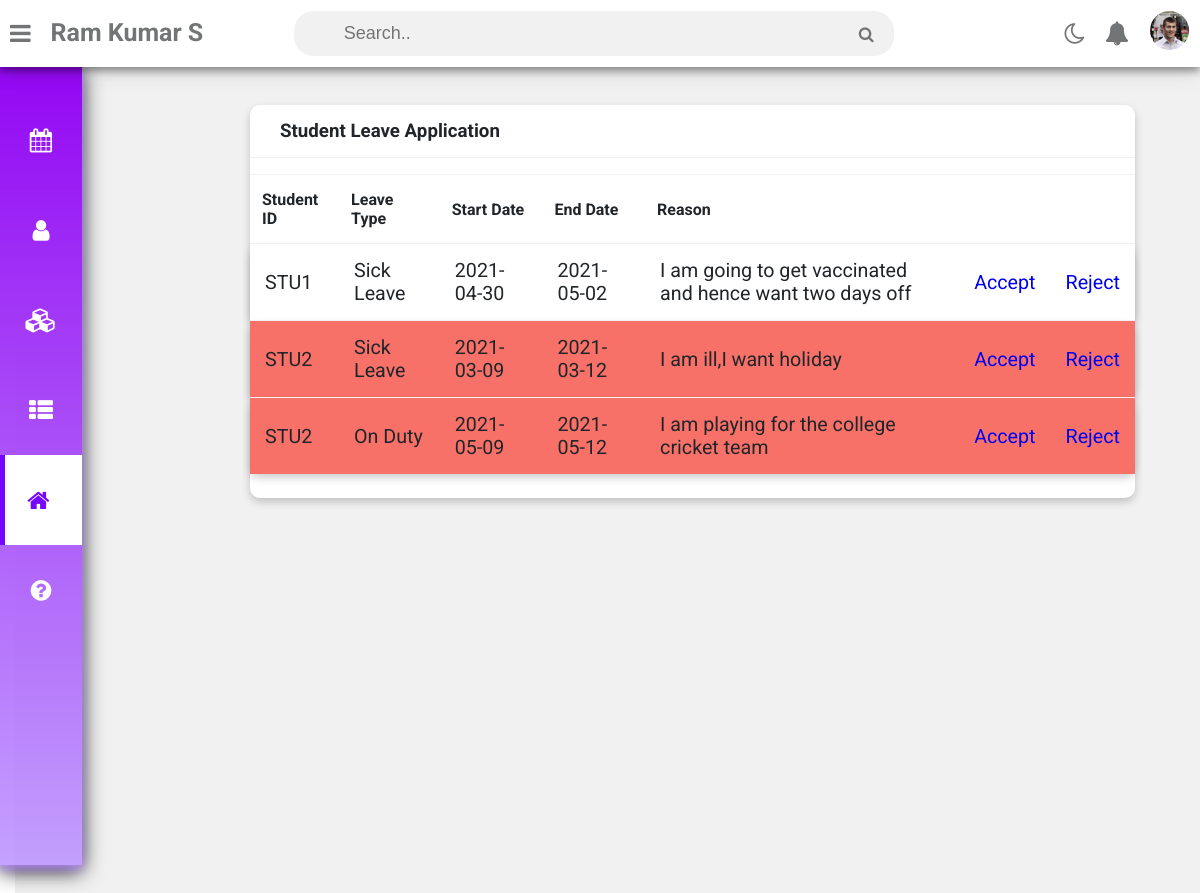
The page /gatepass_hfac.php (signed in) on the database its author committed.
### tables this page shows
CREATE TABLE `faculty` (
  `Fac_ID` varchar(10) NOT NULL,
  `Name` varchar(50) NOT NULL,
  `email_id` varchar(35) NOT NULL,
  `qualification` varchar(20) NOT NULL,
  `position` varchar(20) NOT NULL,
  `interest` varchar(100) NOT NULL,
  `address` varchar(100) NOT NULL,
  `dept` varchar(50) NOT NULL,
  `mobile` varchar(10) NOT NULL,
  `image_path` varchar(1024) DEFAULT 'https://www.pinclipart.com/picdir/middle/128-1286122_business-person-icon-clipart.png',
  `wallet` int(5) DEFAULT NULL
);

CREATE TABLE `gatepass` (
  `student_id` varchar(10) NOT NULL,
  `start_date` date NOT NULL,
  `end_date` date NOT NULL,
  `type` varchar(25) NOT NULL,
  `reason` varchar(1000) NOT NULL,
  `status` varchar(20) NOT NULL,
  `Fac_ID` varchar(10) NOT NULL
);

### gatepass_hfac.php (the view, shortened to what this page needs)
<?php
  include('db.php');
?>
<!DOCTYPE html>
<html>
<head>
 	<link rel="stylesheet" href="https://cdnjs.cloudflare.com/ajax/libs/font-awesome/4.7.0/css/font-awesome.min.css">
	<link rel="stylesheet" type="text/css" href="https://cdnjs.cloudflare.com/ajax/libs/Chart.js/2.9.3/Chart.min.css">
	<link rel="stylesheet" href="https://maxcdn.bootstrapcdn.com/font-awesome/4.5.0/css/font-awesome.min.css">
	<link rel="stylesheet" type="text/css" href="head_faculty.css">
</head>
<body class="overlay-scrollbar">
	<div class="navbar">
		<ul class="navbar-nav">
			<li class="nav-item">
				<a class="nav-link">
					<i class="fa fa-bars" onclick="collapseSidebar()"></i>
				</a>
			</li>
			<li class="nav-item faculty">
				<b><?php
				$username=$_SESSION['userid'];
				$sql = "select * from faculty, login where (login.Fac_ID='$username' || login.mobile='$username') && login.Fac_ID=faculty.Fac_ID ";
				$result=mysqli_query($con,$sql);
		        $row=mysqli_fetch_assoc($result);
				echo $row['Name'];
				?></b>
			</li>
		</ul>
		<form class="navbar-search">
			<input type="text" name="Search" class="navbar-search-input" placeholder="Search..">
			<i class="fa fa-search"></i>
		</form>
		<ul class="navbar-nav nav-right">
			<li class="nav-item mode">
				<a class="nav-link" href="#" onclick="switchTheme()">
					<i class="fa fa-moon-o dark"></i>
				</a>
			</li>
			<li class="nav-item">
				<a class="nav-link">
      				<i class="fa fa-bell" aria-hidden="true"></i>
   				 </a>
   			</li>
			<li class="nav-item avt-wrapper">
				<div class="avt dropdown">
          <img src="<?php echo $row['image_path'] ?>" alt="User image" class="dropdown-toggle" data-toggle="user-menu">
				</div>
			</li>
		</ul>
	</div>
  <div class="sidebar">
		<ul class="sidebar-nav">
			<li class="sidebar-nav-item">
				<a href="htimetable.php" class="sidebar-nav-link">
					<div>
						<i class="fa fa-calendar"></i>
					</div>
				</a>
			</li>
			<li class="sidebar-nav-item">
				<a href="hprofile.php" class="sidebar-nav-link">
					<div>
						<i class="fa fa-user"></i>
					</div>
				</a>
			</li>
			<li  class="sidebar-nav-item">
				<a href="courses_main.php" class="sidebar-nav-link">
					<div>
						<i class="fa fa-cubes"></i>
					</div>
				</a>
			</li>
			<li  class="sidebar-nav-item">
				<a href="head_faculty.php" class="sidebar-nav-link">
					<div>
						<i class="fa fa-th-list"></i>
					</div>
				</a>
			</li>
			<li  class="sidebar-nav-item">
				<a href="gatepass_hfac.php" class="sidebar-nav-link active">
					<div>
						<i class="fa fa-home"></i>
					</div>
				</a>
			</li>
			<li  class="sidebar-nav-item">
				<a href="#" class="sidebar-nav-link">
					<div>
						<i class="fa fa-question-circle"></i>
					</div>
				</a>
			</li>
		</ul>
	</div>
	<div class="wrapper">
		<div class="row">
			<div class="col-12 col-m-12 col-sm-12">
				<div class="card">
					<div class="card-header">
						<h3>
							Student Leave Application
						</h3>
					</div>
	<?php
							$query = "SELECT * FROM gatepass where status='forwarded' OR status='emergency'";
							$query_run = mysqli_query($con,$query);
	?>
	<section class="component-section" id="employee">
        <table class="table pmd-table table-hover pmd-table-card">
                <thead class="thead-light">
                    <tr>
                        <th>Student ID</th>
                        <th>Leave Type</th>
                        <th>Start Date</th>
                        <th>End Date</th>
                        <th>Reason</th>
                        <th></th>
                        <th></th>
                    </tr>
                </thead>
                	<?php
                	if($query_run)
								{
									foreach($query_run as $row)
									{
										if($row['status'] == 'emergency'){
					?>
					<tbody>
                    <tr class="card1 emergency">
                        <td data-title="Employee"><?php echo $row['student_id']; ?></td>
                        <td data-title="Leave Type"><?php echo $row['type']; ?></td>
                        <td data-title="Start Date"><?php echo $row['start_date']; ?></td>
                        <td data-title="End Date"><?php echo $row['end_date']; ?></td>
                        <td data-title="Reason"><?php echo $row['reason']; ?></td>
                        <td>
                        	<a href="accept_st.php?start_date=<?php echo $row['start_date'];?>&student_id=<?php echo $row['student_id']; ?>">Accept</a>
                        </td>
                        <td>
                            <a href="reject_st.php?start_date=<?php echo $row['start_date'];?>&student_id=<?php echo $row['student_id']; ?>">Reject</a>
                        </td>
                    </tr >
                </tbody>
                <?php
									}
									else{
							?>
							<tbody>
                    <tr class="card1">
                        <td data-title="Employee"><?php echo $row['student_id']; ?></td>
                        <td data-title="Leave Type"><?php echo $row['type']; ?></td>
                        <td data-title="Start Date"><?php echo $row['start_date']; ?></td>
                        <td data-title="End Date"><?php echo $row['end_date']; ?></td>
                        <td data-title="Reason"><?php echo $row['reason']; ?></td>
                        <td>
                        	<a href="accept_st.php?start_date=<?php echo $row['start_date'];?>&student_id=<?php echo $row['student_id']; ?>">Accept</a>
                        </td>
                        <td>
                            <a href="reject_st.php?start_date=<?php echo $row['start_date'];?>&student_id=<?php echo $row['student_id']; ?>">Reject</a>
                        </td>
                    </tr >
                </tbody>
							<?php
								}
							}
						}
							?>
        </table>
    </section>
</div>
</div>
</div>
</div>
</body>
</html>

### gatepass_hfac.php (style rules this page uses)
.emergency { background-color: #F77168; }

### rows shown on the page
gatepass: student "STU1", type "Sick Leave", start_date "2021-04-30", end_date "2021-05-02", reason "I am going to get vaccinated and hence want two days off"
gatepass: student "STU2", type "Sick Leave", start_date "2021-03-09", end_date "2021-03-12", reason "I am ill,I want holiday"
gatepass: student "STU2", type "On Duty", start_date "2021-05-09", end_date "2021-05-12", reason "I am playing for the college cricket team"

### other values the page prints
$row['Name'] "Ram Kumar S"
